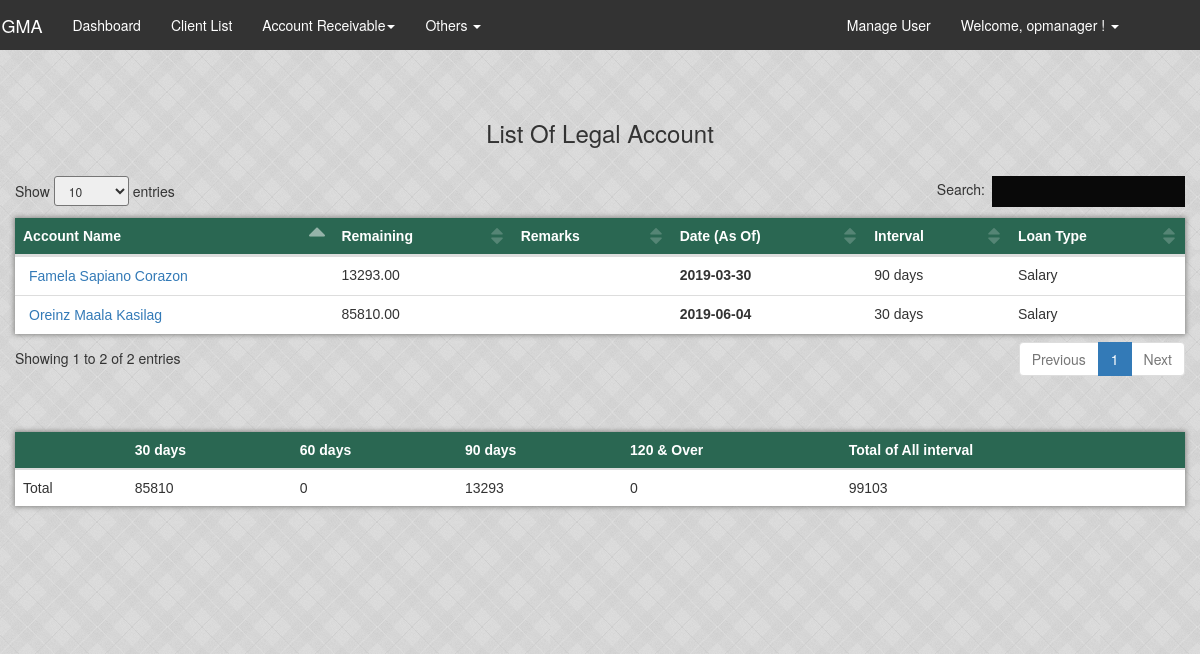
Page /html/ARLegal.php (signed in) on the committed database.
### tables this page shows
CREATE TABLE `loan` (
  `loan_id` int(11) NOT NULL AUTO_INCREMENT,
  `loan_balance` int(11) DEFAULT '0',
  `date_booked` date NOT NULL,
  `maturity_date` date NOT NULL,
  `client_id` int(11) NOT NULL,
  `bi_monthly` int(11) DEFAULT '0',
  `interest_rate` int(11) DEFAULT '0',
  `loan_class` varchar(45) NOT NULL,
  `original_amount` decimal(65,2) DEFAULT '0.00',
  `insurance` int(11) DEFAULT '0',
  `delinquent_status` enum('Active','Inactive','Legal') DEFAULT 'Active',
  `loan_type` enum('Salary','Business') NOT NULL,
  `loan_remarks` varchar(120) DEFAULT NULL,
  `loan_status` enum('Normal','Restructured','Remove') DEFAULT 'Normal',
  PRIMARY KEY (`loan_id`),
  KEY `fk_clientid_loan_idx` (`client_id`),
  CONSTRAINT `fk_clientid_loan` FOREIGN KEY (`client_id`) REFERENCES `client` (`client_id`) ON DELETE CASCADE ON UPDATE CASCADE
);

CREATE TABLE `client` (
  `client_id` int(11) NOT NULL AUTO_INCREMENT,
  `first_name` varchar(45) NOT NULL,
  `middle_name` varchar(45) NOT NULL,
  `last_name` varchar(45) NOT NULL,
  `name_of_spouse` varchar(45) DEFAULT NULL,
  `present_address` varchar(100) NOT NULL,
  `contact_no` varchar(45) NOT NULL,
  `requested_amount` int(11) DEFAULT '0',
  `registered_status` enum('Pending','Approved','Denied') NOT NULL DEFAULT 'Pending',
  `registered_date` date NOT NULL,
  `business_address` varchar(100) NOT NULL,
  `name_of_firm` varchar(60) NOT NULL,
  `employment` enum('Employed','Own Business') NOT NULL,
  `position` varchar(60) NOT NULL,
  PRIMARY KEY (`client_id`)
);

### html/ARLegal.php (the view, shortened to what this page needs)
<?php
  include 'navigation.php';
?>
 <!DOCTYPE html>
 <html>
      <head>
          <link rel="stylesheet" href="css/w3.css">
          <link rel="stylesheet" type="text/css" href="css/table.css">
          <link rel="stylesheet" type="text/css" href="css/custom.css">
          <link rel="stylesheet" type="text/css" href="css/modal.css">
          <link rel="stylesheet" type="text/css" href="css/style.css">
          <link rel="stylesheet" type="text/css" href="css/search.css">
          <link rel="stylesheet" type="text/css" href="css/notification.css">
          <link rel="stylesheet" type="text/css" href="css/bootstrap.min2.css">
          <link rel="stylesheet" type="text/css" href="css/navigation.css">
          <link rel="stylesheet" type="text/css" href="css/navigation2.css">
          <link rel="stylesheet" type="text/css" href="css/dashboard.css">
          <link rel="stylesheet" type="text/css" href="css/dataTables.bootstrap.min.css" />
      </head>
      <body>
        <nav id="myNavbar" class="navbar nav-color" role="navigation">
            <div class="container">
                <div class="navbar-header">
                    <a class="navbar-brand" href="dashboard.php">SIGMA</a>
                </div>
                <div class="collapse navbar-collapse" id="bs-example-navbar-collapse-1">
                    <?php
                        echo navigate_it()
                    ?>
                    <ul class="nav navbar-nav navbar-right">
                    <?php
                      echo navigate_right();
                      ?>
                    </ul>
                </div>
            </div>
        </nav>
           <div class="container pad-1">
                <h3 align="center">List Of Legal Account</h3>
                <br />
                     <table id="employee_data" class="table">
                          <thead>
                               <tr class="my-bg text-white">
                                    <th>Account Name</th>
                                    <th>Remaining</th>
                                    <th>Remarks</th>
                                    <th>Date (As Of)</th>
                                    <th>Interval</th>
                                    <th>Loan Type</th>
                               </tr>
                          </thead>
                          <?php
                          include "Include/connection.php";
                             $query ="SELECT * from client
                                inner join loan on client.client_id = loan.client_id
                                WHERE registered_status='Approved' AND loan_status!='Remove'
                                AND delinquent_status = 'Legal' group by loan.loan_id;";
                             $result = mysqli_query($conn, $query);
                          while($row = mysqli_fetch_array($result))
                            {
                              $id = $row['loan_id'];
                              $sqlForRemain = "SELECT (loan_balance+COALESCE(SUM(fines),0)+COALESCE(SUM(interest),0)-COALESCE((SUM(amount_paid)),0)) as rb FROM payment JOIN payment_info ON payment_info.payment_id = payment.payment_id JOIN loan ON payment.loan_id=loan.loan_id WHERE status='updated' && payment.loan_id=$id";
                                  $rowRemain = mysqli_fetch_assoc(mysqli_query($conn,$sqlForRemain));
                                  $remaining = $rowRemain['rb'];
                                  $remarks= $row['loan_remarks'];
                                  $remarking = htmlspecialchars($remarks);
                                  $first_name = htmlspecialchars($row["first_name"]);
                                  $middle_name = htmlspecialchars($row["middle_name"]);
                                  $last_name = htmlspecialchars($row["last_name"]);
                          if ($remaining > 0){
                          $query1="SELECT date_paid,remarks from payment_info JOIN payment ON payment_info.payment_id = payment.payment_id JOIN loan ON payment.loan_id=loan.loan_id WHERE payment.loan_id = $id && date_paid IS NOT NULL && date_paid=(SELECT MAX(date_paid) from payment_info JOIN payment ON payment_info.payment_id=payment.payment_id WHERE loan_id=$id) AND loan.loan_id=$id AND loan.delinquent_status = 'Legal' ORDER by payment_info.payment_id ASC;";
                            $datePaidRemarks = mysqli_fetch_assoc(mysqli_query($conn,$query1));
                            $date_paid=$datePaidRemarks['date_paid'];
                          if (!empty($date_paid)) {
                                $query2="SELECT DATE_ADD('$date_paid', INTERVAL 30 DAY) as date_paid FROM sigma.payment_info";
                                $interval1 = mysqli_fetch_assoc(mysqli_query($conn,$query2));
                                $query3="SELECT DATE_ADD('$date_paid', INTERVAL 60 DAY) as date_paid FROM sigma.payment_info";
                                $interval2 = mysqli_fetch_assoc(mysqli_query($conn,$query3));
                                $query4="SELECT DATE_ADD('$date_paid', INTERVAL 90 DAY) as date_paid FROM sigma.payment_info";
                                $interval3 = mysqli_fetch_assoc(mysqli_query($conn,$query4));
                                    echo '
                                          <tr id='. $row['loan_id'] .'>
                                              <td>
                                                 <form class="pull-left" name="secret" method="post" action="search.php">
                                                  <a href="#" onclick="document.forms["secret"].submit();"><button style="background: transparent; border: none; outline: none;">'.$first_name.' '.$middle_name.' '.$last_name.'</button>&nbsp&nbsp</a>
                                                  <input type="hidden" name="loan_id" value='.$row["loan_id"].'>
                                                  </form>
                                              </td>
                                              <td>'.$remaining.'</td>
                                              <td data-target="remarks">'.$remarking.'</td>
                                              <th>'.$date_paid.'</th>
                                              <td>';
                                        if ($interval1['date_paid'] >= date("Y-m-d")) {
                                          echo "30 days";
                                        }elseif (date("Y-m-d") > $interval1['date_paid'] AND $interval2['date_paid'] >= date("Y-m-d")){
                                          echo "60 days";
                                        }elseif(date("Y-m-d") > $interval2['date_paid'] AND $interval3['date_paid'] >= date("Y-m-d")){
                                          echo "90 days";
                                        }elseif($interval3['date_paid'] < date("Y-m-d")){
                                          echo "120 days & over";
                                        }
                                    echo  '   </td>
                                              <td>'.$row["loan_type"].'</td>
                                          </tr>';
                                  }
                                }
                              }
                          ?>
                     </table>
                     <table class="table" style="margin-top: 50px;">
                          <thead>
                               <tr class="my-bg text-white">
                                    <th></th>
                                    <th>30 days</th>
                                    <th>60 days</th>
                                    <th>90 days</th>
                                    <th>120 & Over</th>
                                    <th>Total of All interval</th>
                               </tr>
                          </thead>
                          <?php
                          $count1=0;
                          $count2=0;
                          $count3=0;
                          $count4=0;
                         include "Include/connection.php";
                             $query ="SELECT * from client
                                inner join loan on client.client_id = loan.client_id
                                WHERE registered_status='Approved' AND loan_status!='Remove'
                                AND delinquent_status = 'Legal' group by loan.loan_id;";
                             $result = mysqli_query($conn, $query);
                          while($row = mysqli_fetch_array($result))
                            {
                              $id = $row['loan_id'];
                              $sqlForRemain = "SELECT (loan_balance+COALESCE(SUM(fines),0)+COALESCE(SUM(interest),0)-COALESCE((SUM(amount_paid)),0)) as rb FROM payment JOIN payment_info ON payment_info.payment_id = payment.payment_id JOIN loan ON payment.loan_id=loan.loan_id WHERE status='updated' && payment.loan_id=$id";
                                  $rowRemain = mysqli_fetch_assoc(mysqli_query($conn,$sqlForRemain));
                                  $remaining = $rowRemain['rb'];
                          if ($remaining > 0){
                          $query1="SELECT date_paid,remarks from payment_info JOIN payment ON payment_info.payment_id = payment.payment_id JOIN loan ON payment.loan_id=loan.loan_id WHERE payment.loan_id = $id && date_paid IS NOT NULL && date_paid=(SELECT MAX(date_paid) from payment_info JOIN payment ON payment_info.payment_id=payment.payment_id WHERE loan_id=$id) AND loan.loan_id=$id AND loan.delinquent_status = 'Legal' ORDER by payment_info.payment_id ASC;";
                            $datePaidRemarks = mysqli_fetch_assoc(mysqli_query($conn,$query1));
                            $date_paid=$datePaidRemarks['date_paid'];
                          if (!empty($date_paid)) {
                                $query2="SELECT DATE_ADD('$date_paid', INTERVAL 30 DAY) as date_paid FROM sigma.payment_info";
                                $interval1 = mysqli_fetch_assoc(mysqli_query($conn,$query2));
                                $query3="SELECT DATE_ADD('$date_paid', INTERVAL 60 DAY) as date_paid FROM sigma.payment_info";
                                $interval2 = mysqli_fetch_assoc(mysqli_query($conn,$query3));
                                $query4="SELECT DATE_ADD('$date_paid', INTERVAL 90 DAY) as date_paid FROM sigma.payment_info";
                                $interval3 = mysqli_fetch_assoc(mysqli_query($conn,$query4));
                                if ($interval1['date_paid'] >= date("Y-m-d")) {
                                    $count1+=$remaining;
                                  }elseif(date("Y-m-d") > $interval1['date_paid'] AND $interval2['date_paid'] >= date("Y-m-d")){
                                    $count2+=$remaining;
                                  }elseif(date("Y-m-d") > $interval2['date_paid'] AND $interval3['date_paid'] >= date("Y-m-d")){
                                    $count3+=$remaining;
                                  }else{
                                    $count4+=$remaining;
                                    }
                                  }
                                }
                              }
                                $countA = $count1+$count2+$count3+$count4;
                                echo '<tr>
                                          <td>Total</td>
                                          <td>'.$count1.'</td>
                                          <td>'.$count2.'</td>
                                          <td>'.$count3.'</td>
                                          <td>'.$count4.'</td>
                                          <td>'.$countA.'</td>
                                      </tr>';
                          ?>
                     </table>
          </div>
      </body>
 </html>

### html/css/w3.css (style rules this page uses)
html { box-sizing:border-box }
*,*:before,*:after { box-sizing:inherit }
html { -ms-text-size-adjust:100%;-webkit-text-size-adjust:100% }
body { margin:0 }
article,aside,details,figcaption,figure,footer,header,main,menu,nav,section,summary { display:block }
a { background-color:transparent;-webkit-text-decoration-skip:objects }
button,input,select,textarea { font:inherit;margin:0 }
button,input { overflow:visible }
button,select { text-transform:none }
button,html [type=button],[type=reset],[type=submit] { -webkit-appearance:button }
html,body { font-family:Verdana,sans-serif;font-size:15px;line-height:1.5 }
html { overflow-x:hidden }
h3 { font-size:24px }
h1,h2,h3,h4,h5,h6 { font-family:"Segoe UI",Arial,sans-serif;font-weight:400;margin:10px 0 }
a { color:inherit }

### html/css/table.css (style rules this page uses)
table { font-family: arial, sans-serif; border-collapse: collapse; width: 100%; }
.table { background-color: white!important; box-shadow: 0px 0px 5px 1px #888886!important; }
td, th { text-align: left; padding: 8px; }

### html/css/custom.css (style rules this page uses)
body { background-image: url("../img/cement2.jpg") !important; }
.text-white { color: white!important; }
.my-bg { background-color:#2a6752; }
a { text-decoration: none; }
table.dataTable thead .sorting_asc:after { content: "\e155"; }

### html/css/navigation.css (style rules this page uses)
.navbar-brand { color: #ffffff; }
.nav-color { background-color: #333; }
.navbar { border-radius: none !important; }

### html/css/navigation2.css (style rules this page uses)
.navbar-header { margin-left:-4%!important; }
.navbar-right { margin-right:21px; }
.text-white { color:#fff; }
.navbar { border:none; border-radius: 0px; position: fixed; width: 100%; z-index: 3; }

### html/css/dashboard.css (style rules this page uses)
.pad-1 { padding: 10rem 0 10rem 0; }

### rows in the picture
loan: client.first_name "Famela", client.middle_name "Sapiano", client.last_name "Corazon", remaining "13293.00", date_paid "2019-03-30", shows "90 days", loan_type "Salary"
loan: client.first_name "Oreinz", client.middle_name "Maala", client.last_name "Kasilag", remaining "85810.00", date_paid "2019-06-04", shows "30 days", loan_type "Salary"

### other values in the picture
$username "opmanager"
$count1 "85810"
$count2 "0"
$count3 "13293"
$count4 "0"
$countA "99103"
